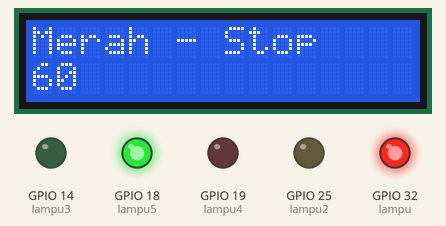
Recording of a program running on a simulated ESP32. Shown: 16×2 character LCD, output pins drawn as LEDs (lit = HIGH).

Above: at 0.1 s.
At 9.3 s:
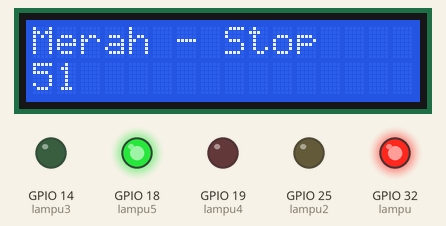
At 19.5 s:
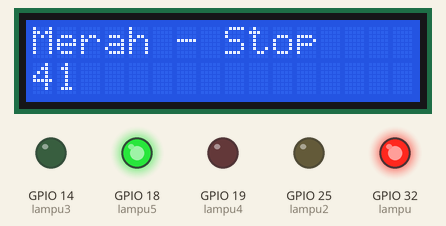
At 38.8 s:
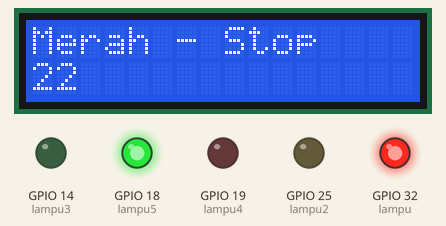
Timing chart, 0 to 40.0 s (numbered marks = the images above):
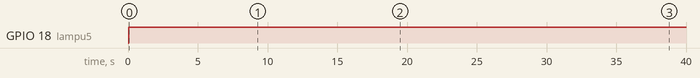

Measured:
- by itself, GPIO 18 (lampu5): LOW → HIGH at 0.06 s
- what the display in image 1 shows lasts 1.1 s, from 9.2 s to 10.3 s

The program:

main.cpp
```cpp
#include <Arduino.h>  // Wajib untuk PlatformIO + ESP32
#include <Wire.h>
#include <LiquidCrystal_I2C.h>

// Inisialisasi LCD dengan alamat I2C 0x27 dan ukuran 16x2
LiquidCrystal_I2C lcd(0x27, 16, 2);

// Deklarasi pin LED
int lampu = 32;
int lampu2 = 25;
int lampu3 = 14;
int lampu4 = 19;
int lampu5 = 18;


void setup() {
    lcd.init();
    lcd.backlight();
    pinMode(lampu, OUTPUT);
    pinMode(lampu2, OUTPUT);
    pinMode(lampu3, OUTPUT);
    pinMode(lampu4, OUTPUT);
    pinMode(lampu5, OUTPUT);
}

void countdown(int seconds, const char* status) {
    for (int i = seconds; i > 0; i--) {
        lcd.clear();
        lcd.setCursor(0, 0);
        lcd.print(status);
        lcd.setCursor(0, 1);
        lcd.print(i);
        delay(1000);
    }
}

void loop() {

    digitalWrite(lampu, HIGH);
    digitalWrite(lampu2, LOW);
    digitalWrite(lampu3, LOW);
    digitalWrite(lampu4, LOW);
    digitalWrite(lampu5, HIGH);
    countdown(60, "Merah - Stop");

    digitalWrite(lampu, LOW);
    digitalWrite(lampu2, HIGH);
    digitalWrite(lampu3, LOW);
    digitalWrite(lampu4, LOW);
    digitalWrite(lampu5, LOW);
    countdown(3, "Kuning - Siap");


    digitalWrite(lampu, LOW);
    digitalWrite(lampu2, LOW);
    digitalWrite(lampu3, HIGH);
     digitalWrite(lampu4, HIGH);
    digitalWrite(lampu5, LOW);
    countdown(60, "Hijau - Jalan");
}
```
